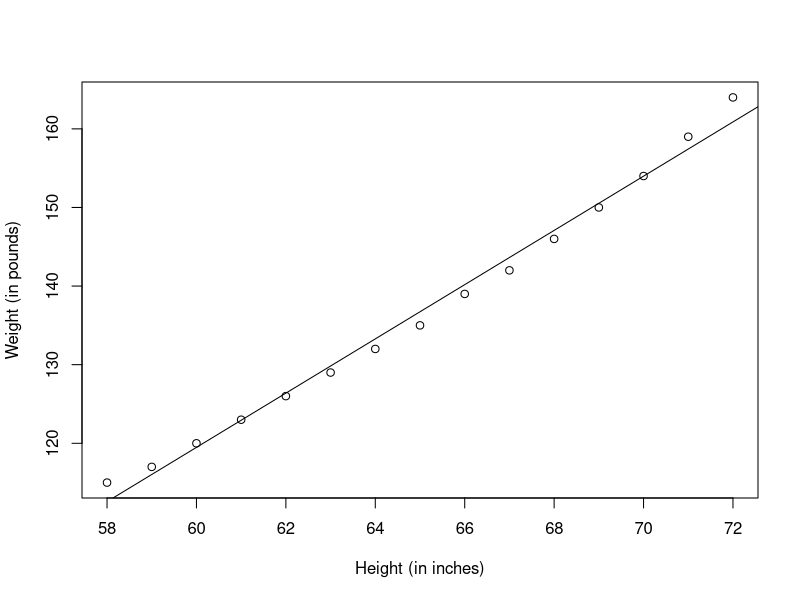
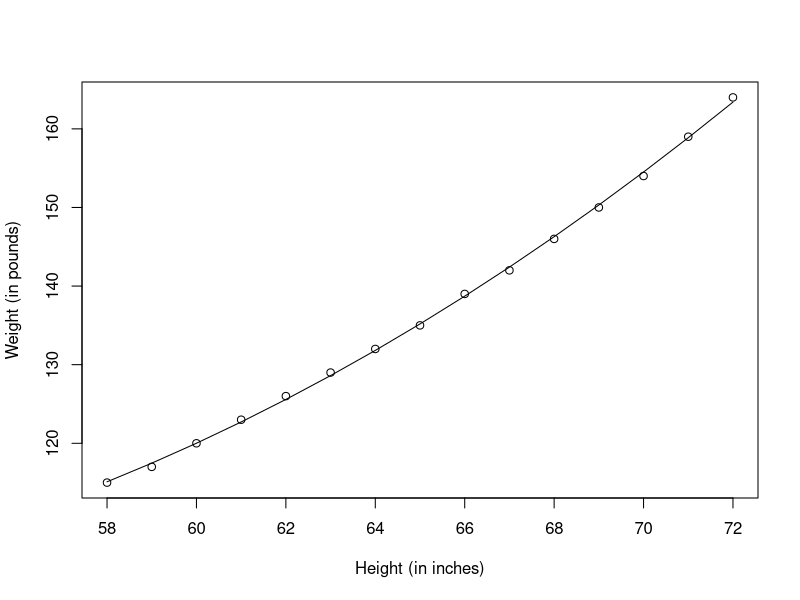
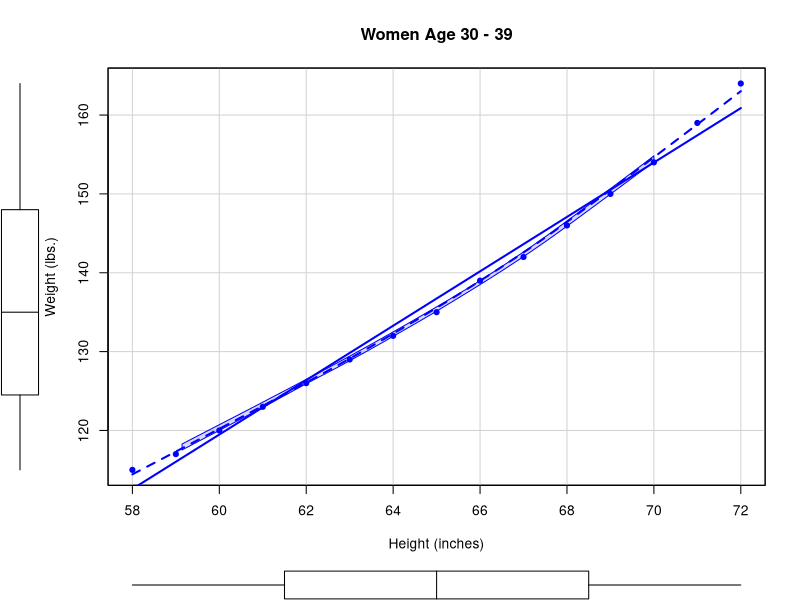
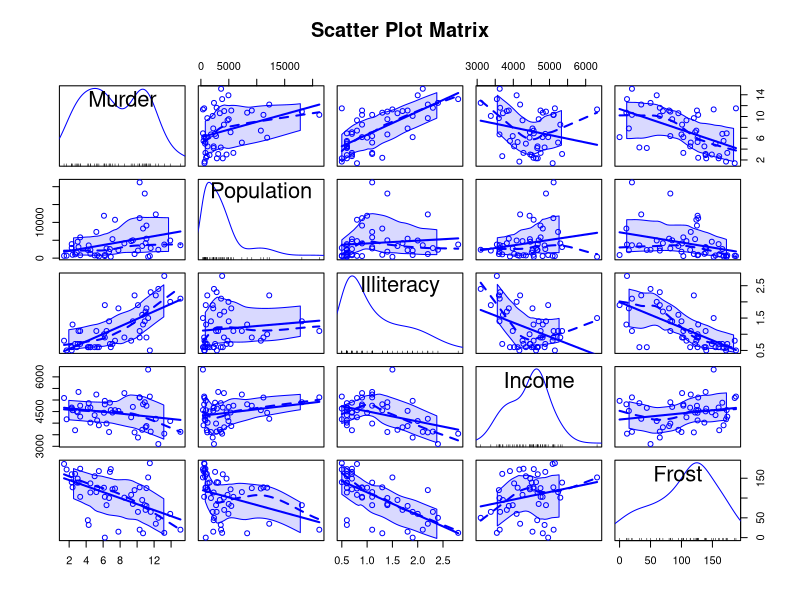

Write the R code that produced these figures, in order.
#
# Licensed to the Apache Software Foundation (ASF) under one or more
# contributor license agreements.  See the NOTICE file distributed with
# this work for additional information regarding copyright ownership.
# The ASF licenses this file to You under the Apache License, Version 2.0
# (the "License"); you may not use this file except in compliance with
# the License.  You may obtain a copy of the License at
#
#    http://www.apache.org/licenses/LICENSE-2.0
#
# Unless required by applicable law or agreed to in writing, software
# distributed under the License is distributed on an "AS IS" BASIS,
# WITHOUT WARRANTIES OR CONDITIONS OF ANY KIND, either express or implied.
# See the License for the specific language governing permissions and
# limitations under the License.
#

#######################
#  Regression Models
#######################

# methodologies

#  predict "response" (dependent) variable from one or more "predictor"
#    (independent/explanatory) variables.

# OLS (ordinary least squares) regression, the regression models that
#    minimize the sum of square residuals
#   (difference between predicted value and actual value)

# e.g:
# Simple linear regression, polynomial regression and multiple linear regression



##############################
# simple regression

fit <- lm(weight ~ height, data=women)

summary(fit)

women$weight

# get predicted value for all the samples involved in the model.
fitted(fit)

# get the residual values
residuals(fit)


plot(women$height, women$weight,
     xlab="Height (in inches)",
     ylab="Weight (in pounds)")

abline(fit)

# I() function wraps/escapes the arithmetical operators.
# Add a quadratic (power 2) to the whole polynomial term.
fit2 <- lm(weight ~ height + I(height ^ 2), data = women)

# The significance of the squared term (t=13.89) suggests that the inclusion of
#  the quadratic term improves the model fit.
# Indeed, as it shows in the following graph, the fitting line is more smooth.
summary(fit2)


plot(women$height, women$weight,
     xlab="Height (in inches)",
     ylab="Weight (in pounds)")

lines(women$height, fitted(fit2))


##############################

library(car)

# the loess fit is rendered as dashed line (lty=2)
# the pch=19 option displays points as filled circles (default: open circle)
scatterplot(weight ~ height, data=women,
            spread=FALSE, smoother.args=list(lty=2), pch=19,
            main="Women Age 30 - 39",
            xlab="Height (inches)",
            ylab="Weight (lbs.)")



##############################
# multiple linear regression:  regression invovles multiple variables
str(state.x77)
head(state.x77)

states <- as.data.frame(state.x77[, c("Murder", "Population",
                                      "Illiteracy", "Income", "Frost")])

# the bivariate correlations
cor(states)

library(car)
scatterplotMatrix(states, spread=FALSE, smoother.args = list(lty=2),
                  main="Scatter Plot Matrix")

# from the correlation table and the scatter plot, we could tell:
# 1). Murder rates rise with population and illiteracy.
# 2). Murder rates fall with higher income levels and frost
# 3). Colder states have lower illiteracy rates and population and higher income.






